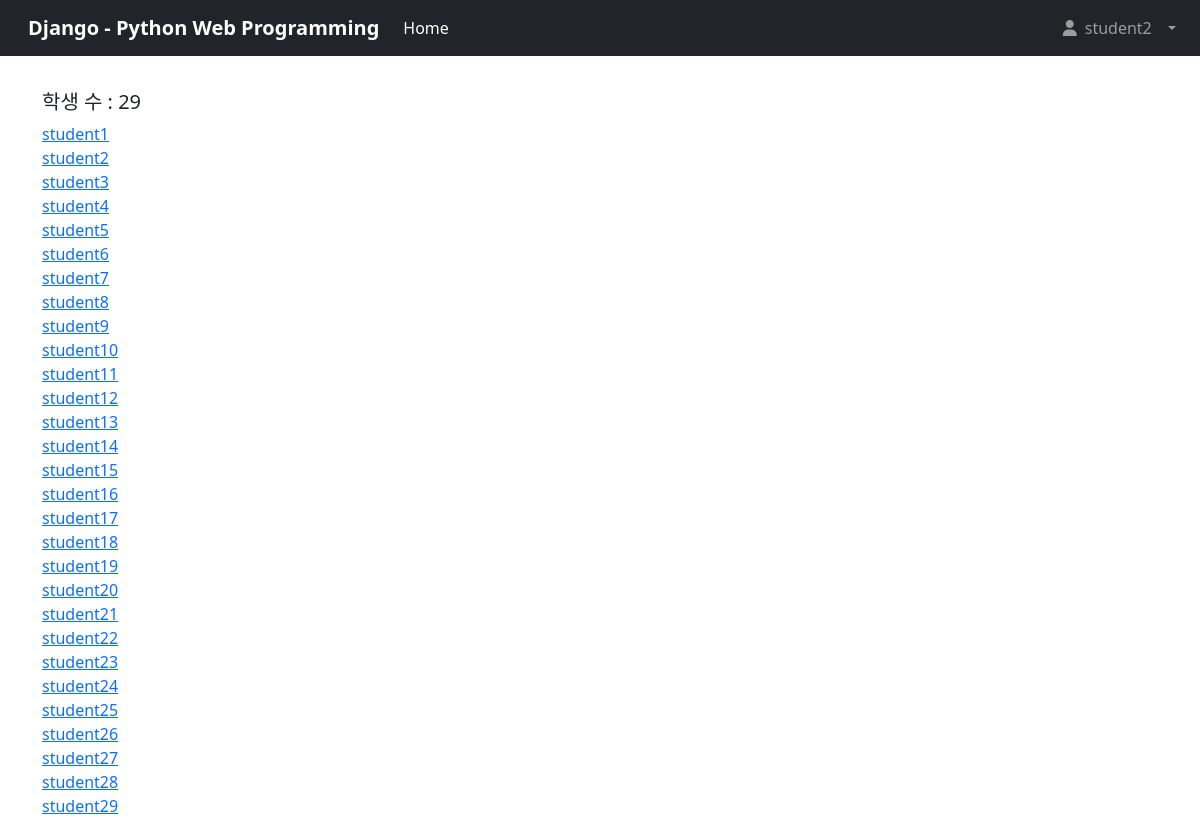
Page /students/ (signed in) on the committed database.
### point/models.py (models this page shows)
class Student(models.Model):
    STATUS = (
        ('a', '재학'), #Attending
        ('b', '휴학'), #Break
        ('d', '자퇴'), #Dropout
        ('k', '퇴학') #Kicked
    )
    user = models.OneToOneField(User, on_delete=models.CASCADE)
    name = models.CharField(max_length=32) #이름
    point = models.IntegerField(default=100,validators=[MinValueValidator(0),])
    status = models.CharField(
        max_length=1,
        choices=STATUS,
        blank=True,
        default='a'
    )
    def __str__(self):
        return self.name
    def get_absolute_url(self):
        return resolve_url('student_detail', self.id)

### point/views.py (the view)
# urls.py: path('students/', StudentListView.as_view(), name='students'),
class StudentListView(ListView):
    model = Student

### point/templates/point/student_list.html
{% extends 'base.html' %}
{% block content %}
<h5>학생 수 : {{ object_list.count }}</h5>
{% for student in object_list %}
    <a href="{{ student.get_absolute_url }}">{{ student }}</a><br>
{% empty %}
empty
{% endfor %}
{% endblock %}

### point/templates/base.html (shortened to what this page needs)
<!DOCTYPE html>
<html lang="ko">
    <head>
        <link href="https://cdn.jsdelivr.net/npm/bootstrap@5.0.0-beta3/dist/css/bootstrap.min.css" rel="stylesheet">
    </head>
    <body style="padding-top: 90px;">
        <nav class="navbar navbar-expand-lg navbar-dark bg-dark fixed-top">
            <div class="container-fluid">
              <a class="navbar-brand mx-3 mb-0 font-weight-bold font-italic" href="{% url 'home' %}">{% block room %}Django - Python Web Programming{% endblock %}</a>
              <div class="collapse navbar-collapse" id="navbarSupportedContent">
                <ul class="navbar-nav me-auto mb-2 mb-lg-0">
                  <li class="nav-item">
                    <a class="nav-link active" aria-current="page" href="{% url 'home' %}">Home</a>
                  </li>
                </ul>
                <div class="navbar-nav">
                <li class="nav-item dropdown mx-1">
                    {% if user.is_active %}
                    <a class="nav-link dropdown-toggle" href="" id="navbarScrollingDropdown" role="button" data-bs-toggle="dropdown" aria-expanded="false">
                    <i class="fas fa-user"></i>&ensp;{{user.student}}{% if user.is_staff %} Teacher {% endif %}&ensp;
                    </a>
                    {% endif %}
                </li>
                </div>
              </div>
            </div>
          </nav>
          <div class="container">
            {% if user.is_active %}
            {% block content %}{% endblock %}
               {% endif %}
          </div>
    </body>
</html>

### point/templates/base.html (style rules this page uses)
.font-weight-bold { font-weight: bold; }

### rows in the picture
Student: name "student1"
Student: name "student2"
Student: name "student3"
Student: name "student4"
Student: name "student5"
Student: name "student6"
Student: name "student7"
Student: name "student8"
Student: name "student9"
Student: name "student10"
Student: name "student11"
Student: name "student12"
Student: name "student13"
Student: name "student14"
Student: name "student15"
Student: name "student16"
Student: name "student17"
Student: name "student18"
Student: name "student19"
Student: name "student20"
Student: name "student21"
Student: name "student22"
Student: name "student23"
Student: name "student24"
Student: name "student25"
Student: name "student26"
Student: name "student27"
Student: name "student28"
Student: name "student29"

### other values in the picture
{{ user.student }} "student2"
{{ object_list.count }} "29"
